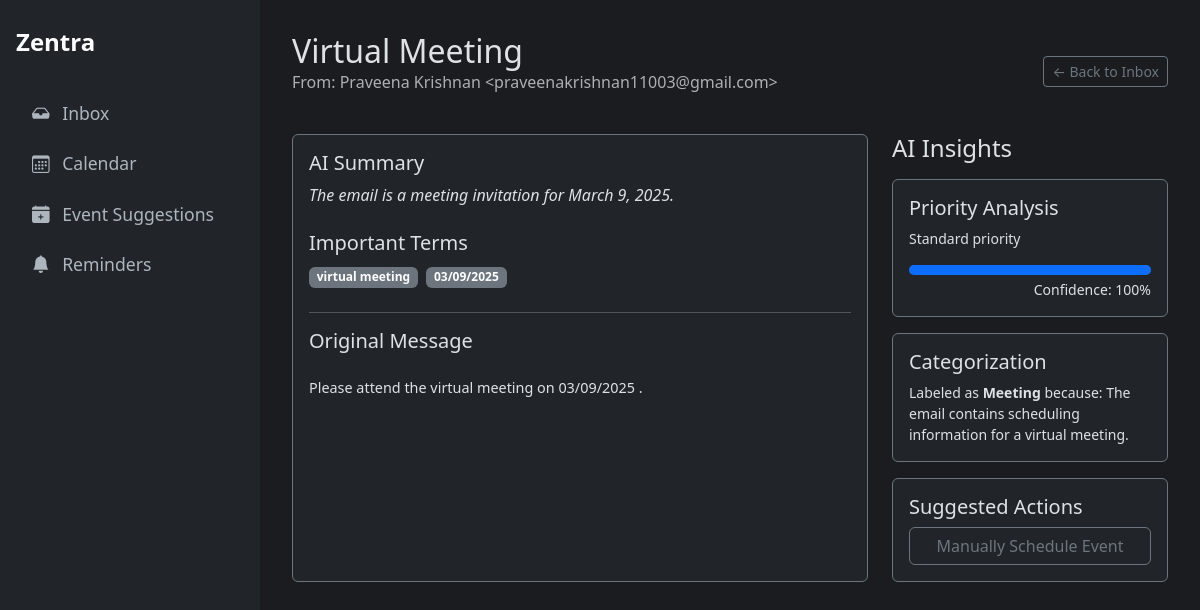
Screenshot of /classification/7 with the database file from the repository.
### tables this page shows
CREATE TABLE classifications (
    id INTEGER PRIMARY KEY AUTOINCREMENT,
    gmail_message_id TEXT UNIQUE NOT NULL, -- NEW: Added unique message ID
    created_at TIMESTAMP NOT NULL DEFAULT CURRENT_TIMESTAMP,
    subject TEXT NOT NULL,
    sender TEXT NOT NULL,
    body TEXT,
    category TEXT,
    confidence REAL,
    priority_analysis TEXT,
    category_reason TEXT,
    summary TEXT,
    important_terms TEXT,
    response_draft TEXT
);

### Oauth.py (the view)
@app.route("/classification/<int:classification_id>")
def classification_detail_view(classification_id):
    classification = database.get_classification_by_id(classification_id)
    if not classification:
        return "Classification not found", 404
    suggestion = database.get_suggestion_by_classification_id(classification_id)
    summary = classification['summary']
    if classification['important_terms']:
        terms = [term.strip() for term in classification['important_terms'].split(',')]
        for term in terms:
            if term:
                summary = re.sub(f'({re.escape(term)})', r'<span class="highlight">\1</span>', summary, flags=re.IGNORECASE)
    return render_template(
        "detail.html",
        classification=classification,
        highlighted_summary=summary,
        suggestion=suggestion
    )

### database.py (called while the page is built)
def get_db_connection():
    conn = sqlite3.connect(DATABASE_FILE, timeout=10)
    conn.row_factory = sqlite3.Row
    return conn

def get_classification_by_id(classification_id):
    conn = get_db_connection()
    classification = conn.execute(
        'SELECT * FROM classifications WHERE id = ?', (classification_id,)
    ).fetchone()
    conn.close()
    return classification

def get_suggestion_by_classification_id(classification_id):
    conn = get_db_connection()
    suggestion = conn.execute(
        "SELECT * FROM suggested_events WHERE source_email_id = ? AND status = 'pending'",
        (classification_id,)
    ).fetchone()
    conn.close()
    return suggestion

### templates/detail.html (shortened to what this page needs)
{% extends "layout.html" %}
{% block content %}
<div class="mb-4 d-flex justify-content-between align-items-center">
  <div>
    <h1 class="h2 mb-0">{{ classification.subject }}</h1>
    <p class="text-muted">From: {{ classification.sender }}</p>
  </div>
  <a href="/recent_classified" class="btn btn-sm btn-outline-secondary">&larr; Back to Inbox</a>
</div>
<div class="row g-4">
  <div class="col-md-8">
    <div class="card bg-dark border-secondary h-100">
      <div class="card-body">
        <h5 class="card-title">AI Summary</h5>
        <p class="card-text fst-italic">
          {{ highlighted_summary | safe }}
        </p>
        {% if classification.important_terms %}
        <h5 class="card-title mt-4">Important Terms</h5>
        <div class="mb-4">
            {% for term in classification.important_terms.split(',') %}
                {% if term.strip() %}
                    <span class="badge bg-secondary me-1">{{ term.strip() }}</span>
                {% endif %}
            {% endfor %}
        </div>
        {% endif %}
        <hr>
        <h5 class="card-title mb-4">Original Message</h5>
        <pre style="white-space: pre-wrap; font-family: inherit; font-size: 0.9rem;">{{ classification.body }}</pre>
      </div>
    </div>
  </div>
  <div class="col-md-4">
    <h4 class="mb-3">AI Insights</h4>
    <div class="card bg-dark border-secondary mb-3">
      <div class="card-body">
        <h5 class="card-title">Priority Analysis</h5>
        <p class="card-text small">{{ classification.priority_analysis }}</p>
        <div class="progress" role="progressbar" style="height: 10px;">
          <div class="progress-bar" style="width: {{ (classification.confidence|float) * 100 }}%"></div>
        </div>
        <div class="text-end small mt-1">Confidence: {{ "%.0f"|format((classification.confidence|float) * 100) }}%</div>
      </div>
    </div>
    <div class="card bg-dark border-secondary mb-3">
      <div class="card-body">
        <h5 class="card-title">Categorization</h5>
        <p class="card-text small">Labeled as <strong>{{ classification.category }}</strong> because: {{ classification.category_reason }}</p>
      </div>
    </div>
    <div class="card bg-dark border-secondary">
      <div class="card-body">
        <h5 class="card-title">Suggested Actions</h5>
        <div class="d-grid gap-2">
          {% if suggestion %}
            <button id="scheduleBtn" class="btn btn-outline-secondary" type="button"
                    data-suggestion-id="{{ suggestion.id }}"
                    data-bs-toggle="modal" data-bs-target="#scheduleModal">
              AI-Suggested Event Found
            </button>
          {% else %}
            <button class="btn btn-outline-secondary" type="button" data-bs-toggle="modal" data-bs-target="#manualScheduleModal">
              Manually Schedule Event
            </button>
          {% endif %}
        </div>
      </div>
    </div>
  </div>
</div>
{% endblock %}

### templates/layout.html (style rules this page uses)
body { display: flex; min-height: 100vh; background-color: #1a1c20; color: #dee2e6; }

### rows the page displays
classifications: subject "Virtual Meeting", sender "Praveena Krishnan <praveenakrishnan11003@gmail.com>", summary "The email is a meeting invitation for March 9, 2025.", body "Please attend the virtual meeting on 03/09/2025 .", priority_analysis "Standard priority", (classification.confidence|float)*100 "100", category "Meeting", category_reason "The email contains scheduling information for a virtual meeting."

### other values shown
{{ term.strip() }} "virtual meeting" "03/09/2025"
